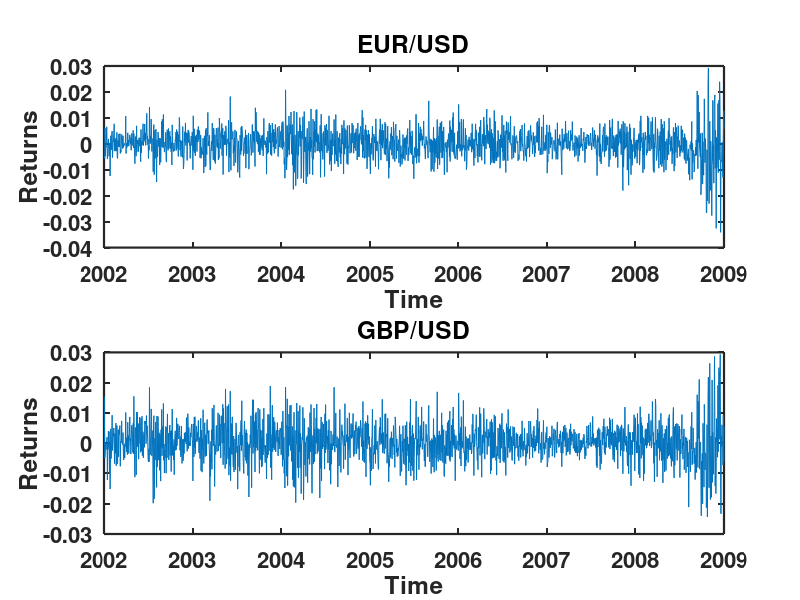

Reproduce this figure in MATLAB.
% ---------------------------------------------------------------------
% Book:        SFS
% ---------------------------------------------------------------------
% Quantlet:    SFSmvol01
% ---------------------------------------------------------------------
% Description: SFSmvol01 calculates the summary statistics for the EUR/USD
%              and GBP/USD exchange rates and produces a plot of the time
%              series of returns on both exchange rates for the period from 
%              01/01/2002 to 01/01/2009. Refers to exercise 3.7 in SFS.
% ---------------------------------------------------------------------
% Usage:       -
% ---------------------------------------------------------------------
% Inputs:      None
% ---------------------------------------------------------------------
% Output:      Summary statistics and plot for EUR/USD and GBP/USD
%              daily FX-rate returns.
% ---------------------------------------------------------------------
% Example:     -
% ---------------------------------------------------------------------
% Author:      Lasse Groth 20090729
%              Edit: Awdesch Melzer 20130123
% ---------------------------------------------------------------------

clc
clear
close all

fx      = load('fx_eur_gbp_usd.txt')

returns = diff(log(fx)); %Convert FX-rates to return series


%Summary statistics
summary(1,:) = mean(returns);
disp('Mean')
disp('   EUR/USD    GBP/USD');
disp(summary(1,:));

summary(2,:) = min(returns);
disp('Min')
disp('   EUR/USD    GBP/USD')
disp(summary(2,:))

summary(3,:) = max(returns);
disp('Max') 
disp('   EUR/USD    GBP/USD')
disp(summary(3,:))

summary(4,:) = median(returns);
disp('Median') 
disp('EUR/USD GBP/USD')
disp(summary(4,:))

summary(5,:) = std(returns);
disp('Standard error') 
disp('   EUR/USD   GBP/USD')
disp(summary(5,:))

summary(6:7,:) = corr(returns);
disp('Correlation') 
disp('   EUR/USD    GBP/USD')
disp(summary(6:7,:))


x = 2002:1/257:2009.47;

subplot(2,1,1) %Plot returns EUR/USD
plot(returns(:,1))
xlim([0,1827])
  title('EUR/USD','FontSize',16,'FontWeight','Bold')
    xlabel('Time','FontSize',16,'FontWeight','Bold')
    ylabel('Returns','FontSize',16,'FontWeight','Bold')
    set(gca,'XTick',[0 261 522 784 1044 1304 1565 1827],'FontSize',16,'FontWeight','Bold')                  
    set(gca,'XTickLabel',{'2002','2003','2004','2005','2006','2007','2008','2009' },'LineWidth',1.6,'FontSize',16,'FontWeight','Bold')
 box on
  
subplot(2,1,2) %Plot returns GBP/USD
plot(returns(:,2))
xlim([0,1827])
  title('GBP/USD','FontSize',16,'FontWeight','Bold')
    xlabel('Time','FontSize',16,'FontWeight','Bold')
    ylabel('Returns','FontSize',16,'FontWeight','Bold')
    set(gca,'XTick',[0 261 522 784 1044 1304 1565 1827],'FontSize',16,'FontWeight','Bold')                  
    set(gca,'XTickLabel',{'2002','2003','2004','2005','2006','2007','2008','2009' },'LineWidth',1.6,'FontSize',16,'FontWeight','Bold')
box on

    % to save the plot in pdf or png please uncomment next 2 lines:
% print -painters -dpdf -r600 SFSmvol01.pdf
% print -painters -dpng -r600 SFSmvol01.png